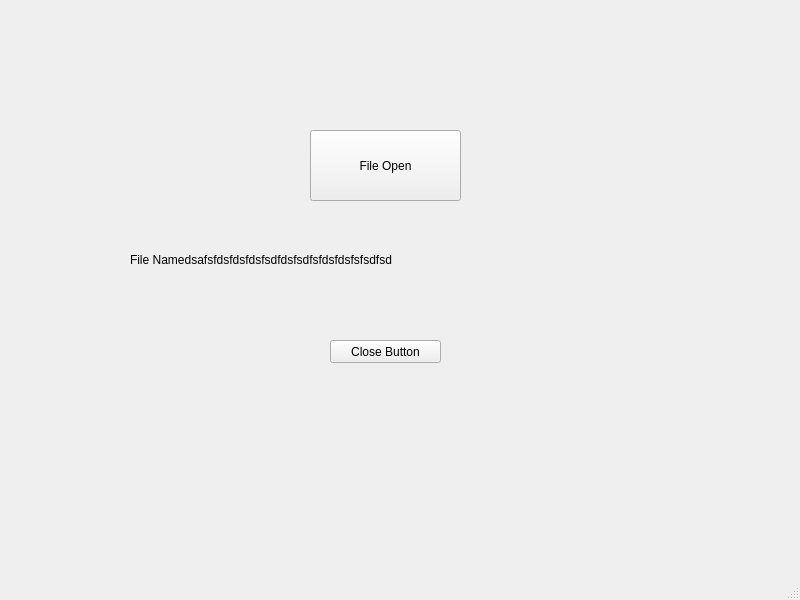
<?xml version="1.0" encoding="UTF-8"?>
<ui version="4.0">
 <class>MainWindow</class>
 <widget class="QMainWindow" name="MainWindow">
  <property name="geometry">
   <rect>
    <x>0</x>
    <y>0</y>
    <width>800</width>
    <height>600</height>
   </rect>
  </property>
  <property name="windowTitle">
   <string>MainWindow</string>
  </property>
  <widget class="QWidget" name="centralwidget">
   <widget class="QPushButton" name="file_btn">
    <property name="geometry">
     <rect>
      <x>310</x>
      <y>130</y>
      <width>151</width>
      <height>71</height>
     </rect>
    </property>
    <property name="text">
     <string>File Open</string>
    </property>
   </widget>
   <widget class="QPushButton" name="close_btn">
    <property name="geometry">
     <rect>
      <x>330</x>
      <y>340</y>
      <width>111</width>
      <height>23</height>
     </rect>
    </property>
    <property name="text">
     <string>Close Button</string>
    </property>
   </widget>
   <widget class="QLabel" name="file_lable">
    <property name="geometry">
     <rect>
      <x>130</x>
      <y>250</y>
      <width>561</width>
      <height>20</height>
     </rect>
    </property>
    <property name="text">
     <string>File Namedsafsfdsfdsfdsfsdfdsfsdfsfdsfdsfsfsdfsd</string>
    </property>
   </widget>
  </widget>
  <widget class="QMenuBar" name="menubar">
   <property name="geometry">
    <rect>
     <x>0</x>
     <y>0</y>
     <width>800</width>
     <height>21</height>
    </rect>
   </property>
  </widget>
  <widget class="QStatusBar" name="statusbar"/>
 </widget>
 <resources/>
 <connections/>
</ui>
